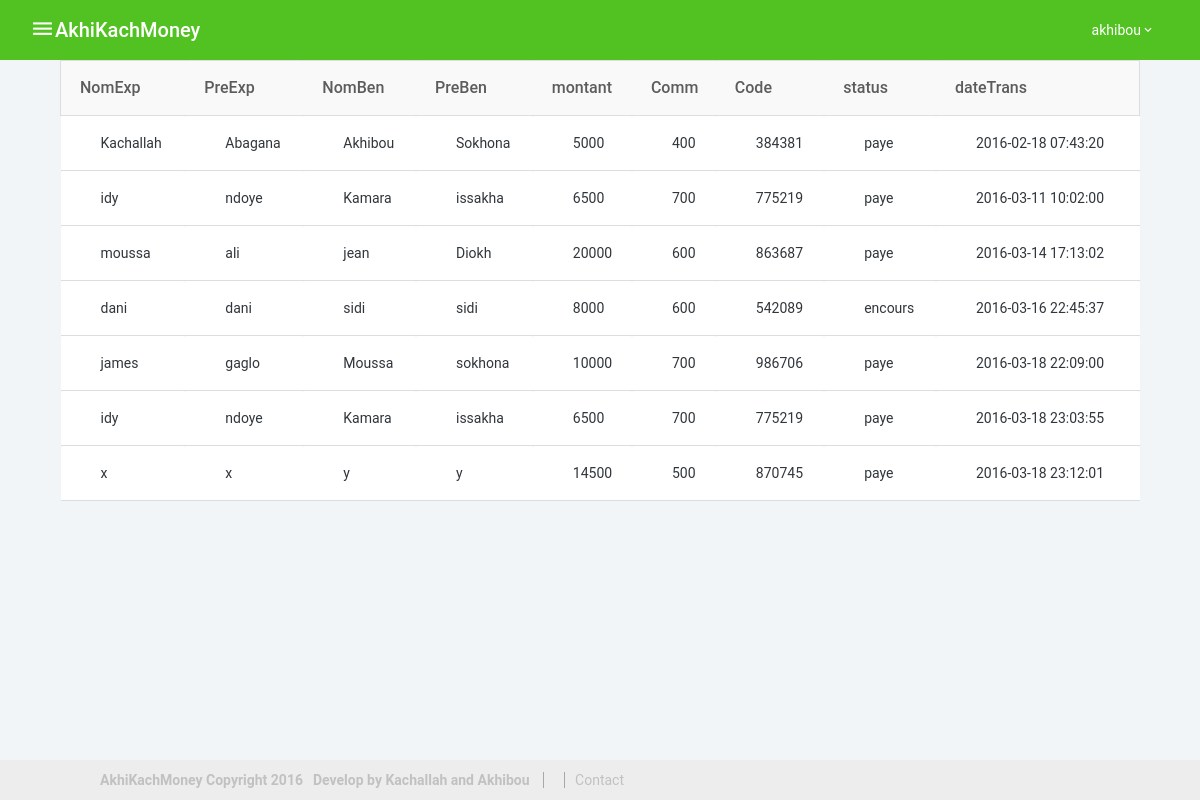
Screenshot of /users/etat.php (signed in) with the database file from the repository.
### tables this page shows
CREATE TABLE IF NOT EXISTS `transaction` (
  `id` int(11) NOT NULL AUTO_INCREMENT,
  `nom_exp` varchar(50) NOT NULL,
  `prenom_exp` varchar(50) NOT NULL,
  `phone_exp` varchar(50) NOT NULL,
  `nom_benef` varchar(50) NOT NULL,
  `prenom_benef` varchar(50) NOT NULL,
  `phone_benef` varchar(50) NOT NULL,
  `montant` varchar(50) NOT NULL,
  `commission` varchar(50) NOT NULL,
  `total` varchar(50) NOT NULL,
  `code` varchar(6) NOT NULL,
  `status` varchar(10) NOT NULL,
  `typePiece` varchar(30) DEFAULT NULL,
  `numeroPiece` varchar(50) DEFAULT NULL,
  `date_transaction` datetime NOT NULL,
  `userid` int(11) NOT NULL,
  PRIMARY KEY (`id`)
);

### users/etat.php (the view, shortened to what this page needs)
<?php
			require('header.php');
			include("../connectdb.php");
			$user = $_SESSION['user'] ;
			$req =$bdd  -> query('SELECT * FROM transaction where userid='.$user);
?>
		<div class="content" id="tools">
          <table border=1 width="50%">
            <thead >
				<tr >
					<th>NomExp</th>
					<th>PreExp</th>
					<th>NomBen</th>
					<th>PreBen</th>
					<th>montant</th>
					<th>Comm</th>
					<th>Code</th>
					<th>status</th>
					<th>dateTrans</th>
				</tr>
				</thead>
           		 <tbody>
					<?php
						while ($cor = $req -> fetch()) {
							?>
						<tr>
							<td><?php echo $cor['nom_exp']; ?></td>
							<td><?php echo $cor['prenom_exp']; ?></td>
							<td><?php echo $cor['nom_benef']; ?></td>
							<td><?php echo $cor['prenom_benef']; ?></td>
							<td><?php echo $cor['montant']; ?></td>
							<td><?php echo $cor['commission']; ?></td>
							<td><?php echo $cor['code']; ?></td>
							<td><?php echo $cor['status']; ?></td>
							<td><?php echo $cor['date_transaction']; ?></td>
						</tr>
					<?php } ?>
				</table>
				</div>
<?php  require('../footer.php'); ?>

### users/header.php (shortened to what this page needs)
<?php
$nom = $_SESSION['nom'];
 ?>
<!DOCTYPE html>
<html class="no-js" lang="">
<head>
  <link rel="stylesheet" href="../assets/css/main.css">
</head>
<body>
<div id="container">
  <header class="site-header">
    <div class="container flex">
      <div class="left-side flex">
        <a href="javascript:" class="menu-btn"><i class="mdi mdi-menu"></i></a>
        <h3><a href="../users"><i class="icon project"></i> AkhiKachMoney</a></h3>
      </div>
    <div class="right-side flex">
        <a href="#" id="user"><?php echo $nom; ?><i class="mdi mdi-chevron-down"></i></a>
      </div>
    </div>
    </div>

### footer.php (shortened to what this page needs)
<footer>
    <p><strong>AkhiKachMoney Copyright 2016</strong><strong>Develop by Kachallah and Akhibou</strong> <a href=""></a> <a href="">Contact</a></p>
 </footer>

### rows the page displays
transaction: nom_exp "Kachallah", prenom_exp "Abagana", nom_benef "Akhibou", prenom_benef "Sokhona", montant "5000", commission "400", code "384381", status "paye", date_transaction "2016-02-18 07:43:20"
transaction: nom_exp "idy", prenom_exp "ndoye", nom_benef "Kamara", prenom_benef "issakha", montant "6500", commission "700", code "775219", status "paye", date_transaction "2016-03-11 10:02:00"
transaction: nom_exp "moussa", prenom_exp "ali", nom_benef "jean", prenom_benef "Diokh", montant "20000", commission "600", code "863687", status "paye", date_transaction "2016-03-14 17:13:02"
transaction: nom_exp "dani", prenom_exp "dani", nom_benef "sidi", prenom_benef "sidi", montant "8000", commission "600", code "542089", status "encours", date_transaction "2016-03-16 22:45:37"
transaction: nom_exp "james", prenom_exp "gaglo", nom_benef "Moussa", prenom_benef "sokhona", montant "10000", commission "700", code "986706", status "paye", date_transaction "2016-03-18 22:09:00"
transaction: nom_exp "idy", prenom_exp "ndoye", nom_benef "Kamara", prenom_benef "issakha", montant "6500", commission "700", code "775219", status "paye", date_transaction "2016-03-18 23:03:55"
transaction: nom_exp "x", prenom_exp "x", nom_benef "y", prenom_benef "y", montant "14500", commission "500", code "870745", status "paye", date_transaction "2016-03-18 23:12:01"

### other values shown
$nom "akhibou"
